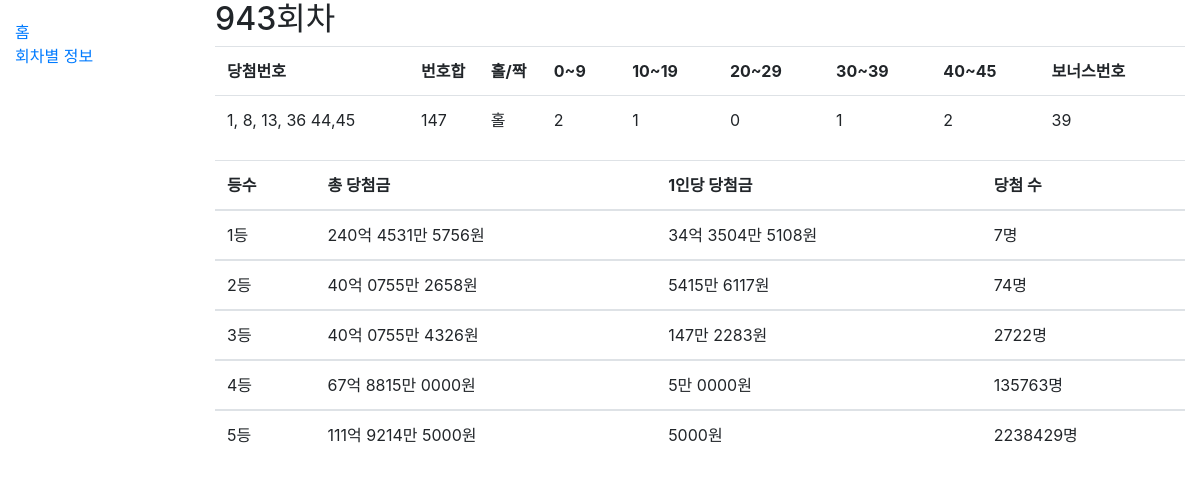
Screenshot of /catalog/round/943 with the database file from the repository.
### catalog/models.py (models this page shows, shortened)
class Round(models.Model):
    round_num = models.IntegerField(help_text='Number of round', primary_key=True)
    first_win_num = models.IntegerField(help_text='First winning number of the round')
    second_win_num = models.IntegerField(help_text='Second winning number of the round')
    third_win_num = models.IntegerField(help_text='Third winning number of the round')
    fourth_win_num = models.IntegerField(help_text='Fourth winning number of the round')
    fifth_win_num = models.IntegerField(help_text='Fifth winning number of the round')
    sixth_win_num = models.IntegerField(help_text='Sixth winning number of the round')
    bonus_num = models.IntegerField(help_text='Bonus number of the round')
    first_win_money = models.BigIntegerField(help_text='Total winning money for first place')
    second_win_money = models.BigIntegerField(help_text='Total winning money for second place')
    third_win_money = models.BigIntegerField(help_text='Total winning money for third place')
    fourth_win_money = models.BigIntegerField(help_text='Total winning money for fourth place')
    fifth_win_money = models.BigIntegerField(help_text='Total winning money for fifth place')
    num_first_winner = models.IntegerField(help_text='Number of first place winner')
    num_second_winner = models.IntegerField(help_text='Number of second place winner')
    num_third_winner = models.IntegerField(help_text='Number of third place winner')
    num_fourth_winner = models.IntegerField(help_text='Number of fourth place winner')
    num_fifth_winner = models.IntegerField(help_text='Number of fifth place winner')
    num_auto = models.IntegerField(help_text='Number of winner by auto type', blank=True, null=True)
    num_manual = models.IntegerField(help_text='Number of winner by manual type', blank=True, null=True)
    num_halfauto = models.IntegerField(help_text='Number of winner by halfauto type', blank=True, null=True)
    first_stores = models.ManyToManyField('Store', help_text='Stores that won first place', blank=True,
                                          related_name='first_stores')
    second_stores = models.ManyToManyField('Store', help_text='Stores that won second place', blank=True,
                                           related_name='second_stores')
    @property
    def get_win_info(self):
        win_moneys = [self.first_win_money, self.second_win_money, self.third_win_money, self.fourth_win_money,
                    self.fifth_win_money]
        num_winners = [self.num_first_winner, self.num_second_winner, self.num_third_winner, self.num_fourth_winner,
                    self.num_fifth_winner]
        results = []
        for i in range(5):
            info = []
            info.append(i+1)
            info.append(money2readble(win_moneys[i]))
            info.append(money2readble(int(win_moneys[i]/num_winners[i])))
            info.append(num_winners[i])
            results.append(info)
        return results
    @property
    def get_range_cnt(self):
        win_nums = [self.first_win_num, self.second_win_num, self.third_win_num, self.fourth_win_num, self.fifth_win_num, self.sixth_win_num]
        results = []
        for i in range(1, 6):
            cnt = 0
            lower = 10*(i-1)
            upper = 10*i
            for num in win_nums:
                if num >= lower and num < upper:
                    cnt += 1
            results.append(cnt)
        return results
    def get_num_sum(self):
        return self.first_win_num+self.second_win_num+self.third_win_num+self.fourth_win_num+self.fifth_win_num+self.sixth_win_num
    def get_oddity(self):
        if self.get_num_sum()%2:
            return "홀"
        return "짝"

### catalog/views.py (the view)
# urls.py: path('round/<int:pk>', views.roundDetailView.as_view(), name='round-detail'),
class roundDetailView(generic.DetailView):
    model = Round

### catalog/models.py (called while the page is built)
def money2readble(money):
    money=str(money)
    money_len=len(money)
    if money_len<5:
        return money+'원'
    elif money_len<9:
        return money[0:money_len-4]+'만 '+money[money_len-4:money_len]+'원'
    elif money_len<13:
        return money[0:money_len-8]+'억 '+money[money_len-8:money_len-4]+'만 '+money[money_len-4:money_len]+'원'
    elif money_len<17:
        return money[0:money_len-12]+'조 '+money[money_len-12:money_len-8]+'억 '+money[money_len-8:money_len-4]+'만 '+money[money_len-4:money_len]+'원'

### catalog/templates/catalog/round_detail.html
{% extends "base_generic.html" %}
{% block content %}
  <h2>{{ round.round_num }}회차</h2>
    <table class = "table table-hover ">
      <colgroup>
        <col width="20%">
        <col width="20" span="2">
        <col width="10" span="5">
        <col width="15%">
      </colgroup>
    <tr>
      <th class="tg-21xh"> 당첨번호 </th>
      <th class="tg-21xh"> 번호합 </th>
      <th class="tg-21xh"> 홀/짝 </th>
      <th class="tg-21xh"> 0~9 </th>
      <th class="tg-21xh"> 10~19 </th>
      <th class="tg-21xh"> 20~29 </th>
      <th class="tg-21xh"> 30~39 </th>
      <th class="tg-21xh"> 40~45 </th>
      <th class="tg-21xh">보너스번호</th>
    </tr>
    <tr>
      <td>{{ round.first_win_num }}, {{ round.second_win_num }}, {{ round.third_win_num }}, {{ round.fourth_win_num }}
  {{ round.fifth_win_num }},{{ round.sixth_win_num }}</td>
      <td>{{ round.get_num_sum }}</td>
      <td>{{ round.get_oddity }}</td>
      <td>{{ round.get_range_cnt.0 }}</td>
      <td>{{ round.get_range_cnt.1 }}</td>
      <td>{{ round.get_range_cnt.2 }}</td>
      <td>{{ round.get_range_cnt.3 }}</td>
      <td>{{ round.get_range_cnt.4 }}</td>
      <td>{{ round.bonus_num }}</td>
    </tr>
  </table>
<table class="table table-hover ">
    <thead>
        <th>등수</th>
        <th>총 당첨금</th>
        <th>1인당 당첨금</th>
        <th>당첨 수</th>
    </thead>
    {% for info in round.get_win_info %}
    <tbody>
        <td>{{ info.0 }}등</td>
            <td>{{ info.1 }}</td><td>{{ info.2 }}</td><td>{{ info.3 }}명</td>
    </tbody>
    {% endfor %}
</table>
{% endblock %}

### rows the page displays
Round: round_num "943", first_win_num "1", second_win_num "8", third_win_num "13", fourth_win_num "36", fifth_win_num "44", sixth_win_num "45", get_num_sum "147", get_oddity "홀", get_range_cnt.0 "2", get_range_cnt.1 "1", get_range_cnt.2 "0", get_range_cnt.3 "1", get_range_cnt.4 "2", bonus_num "39"

### other values shown
{{ info.0 }} "1" "2" "3" "4" "5"
{{ info.1 }} "240억 4531만 5756원" "40억 0755만 2658원" "40억 0755만 4326원" "67억 8815만 0000원" "111억 9214만 5000원"
{{ info.2 }} "34억 3504만 5108원" "5415만 6117원" "147만 2283원" "5만 0000원" "5000원"
{{ info.3 }} "7" "74" "2722" "135763" "2238429"
